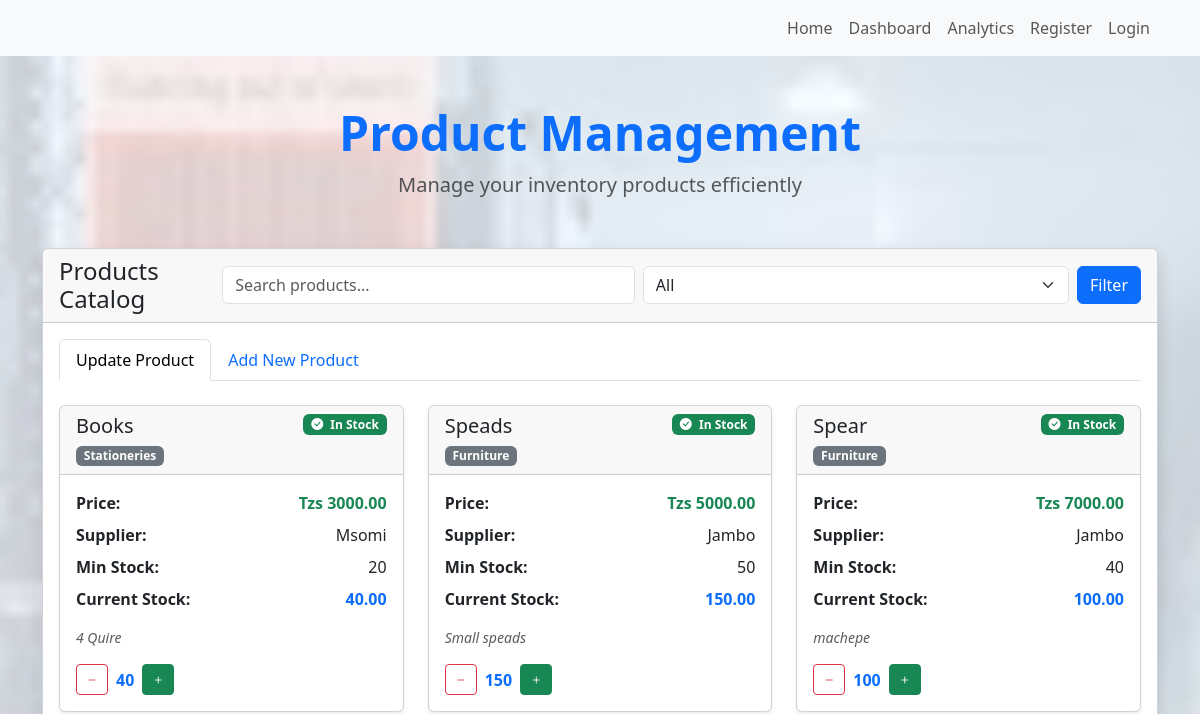
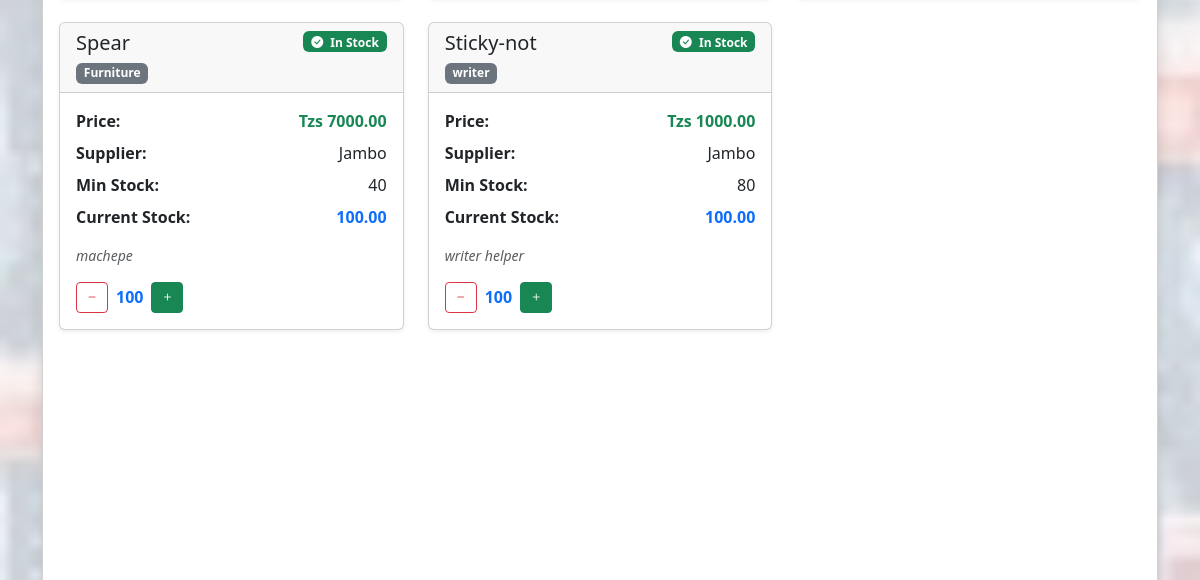
Before: /products/ (upper part) with the older database file (2 pictures, top to bottom).
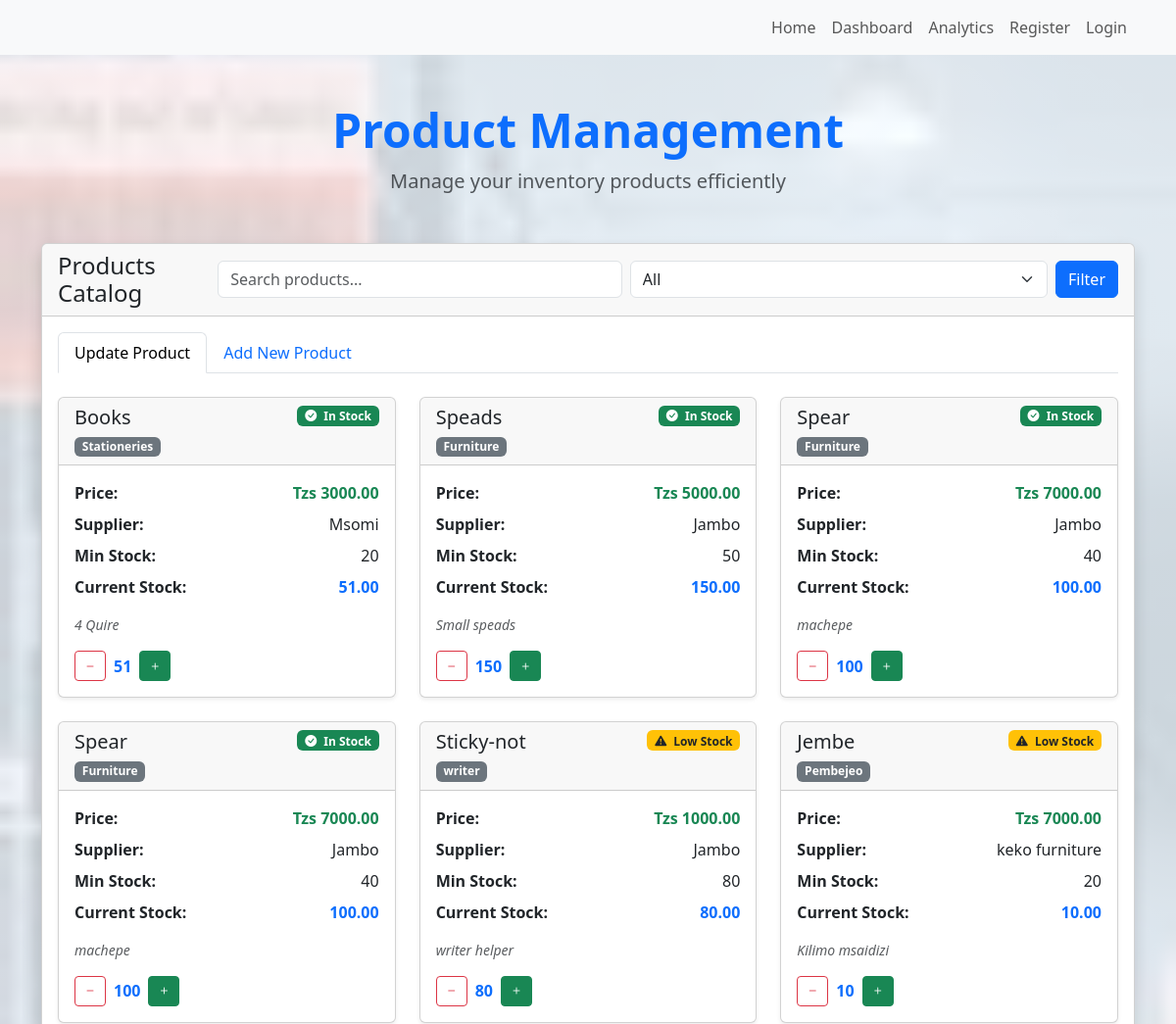
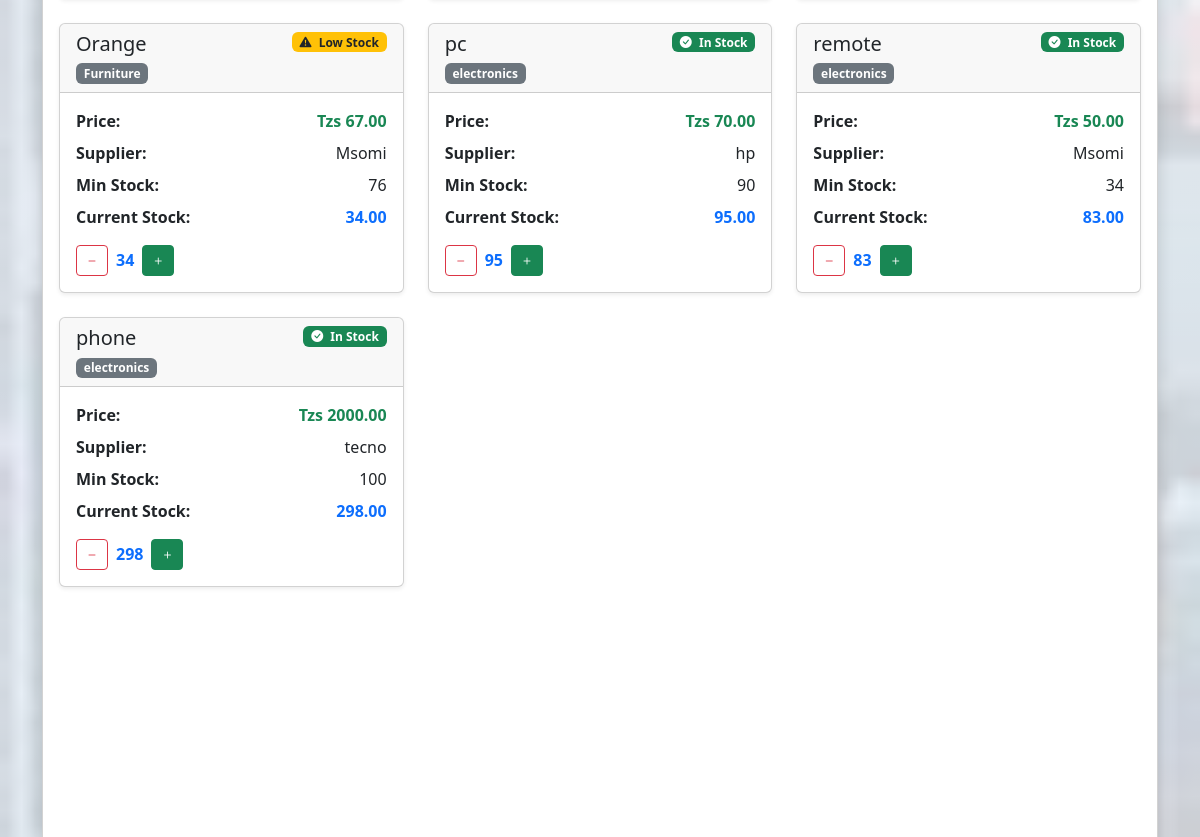
After: the same page with the newer database file (2 pictures, top to bottom).
### cag_inventory/models.py (models this page shows, shortened)
class Product(models.Model):
    name = models.CharField(max_length=100)
    category = models.CharField(max_length=100)
    currentStock = models.IntegerField()
    minStock = models.IntegerField()
    maxStock = models.IntegerField()
    price = models.DecimalField(max_digits=10, decimal_places=2)
    supplier = models.CharField(max_length=100)
    lastUpdated = models.DateTimeField(auto_now=True)
    description = models.TextField(blank=True)

### cag_inventory/views.py (the view)
# urls.py: path('products/', views.product_list, name='product_list'),
def product_list(request):
    products = Product.objects.all()
    categories = ["all"] + list(Product.objects.values_list('category', flat=True).distinct())
    selected_category = request.GET.get('category', 'all')
    search_term = request.GET.get('search', '')
    filtered_products = products.filter(
        name__icontains=search_term
    ) if selected_category == "all" else products.filter(
        name__icontains=search_term,
        category=selected_category
    )
    form = ProductForm()
    errors = {}
    common_categories = Product.objects.values_list('category', flat=True).distinct()
    context = {
        'products': products,
        'filtered_products': filtered_products,
        'form': form,
        'errors': errors,
        'categories': categories,
        'selected_category': selected_category,
        'search_term': search_term,
        'common_categories': common_categories,
    }
    return render(request, 'products.html', context)

### cag_inventory/forms.py
class ProductForm(forms.ModelForm):
    class Meta:
        model = Product
        fields = '__all__'

### templates/products.html (shortened to what this page needs)
{% extends 'base.html' %}
{% load static %}
{% block content %}
<div class="container py-5">
  <div class="text-center mb-5">
    <h1 class="display-5 fw-bold text-primary">Product Management</h1>
    <p class="lead text-muted">Manage your inventory products efficiently</p>
  </div>
  <div class="card shadow">
    <div class="card-header d-flex flex-column flex-md-row justify-content-between align-items-start align-items-md-center">
      <h4 class="mb-3 mb-md-0">Products Catalog</h4>
      <form method="get" class="d-flex flex-column flex-sm-row gap-2 w-100 w-md-auto">
        <input type="text" name="search" value="{{ search_term }}" class="form-control" placeholder="Search products...">
        <select name="category" class="form-select">
          {% for category in categories %}
            <option value="{{ category }}" {% if category == selected_category %}selected{% endif %}>
              {{ category|title }}
            </option>
          {% endfor %}
        </select>
        <button type="submit" class="btn btn-primary">Filter</button>
      </form>
    </div>
    <div class="card-body">
      <ul class="nav nav-tabs" id="productTabs" role="tablist">
        <li class="nav-item" role="presentation">
          <button class="nav-link active" id="update-tab" data-bs-toggle="tab" data-bs-target="#update" type="button" role="tab">Update Product</button>
        </li>
        <li class="nav-item" role="presentation">
          <button class="nav-link" id="add-tab" data-bs-toggle="tab" data-bs-target="#add" type="button" role="tab">Add New Product</button>
        </li>
      </ul>
      <div class="tab-content pt-4" id="productTabsContent">
        <div class="tab-pane fade show active" id="update" role="tabpanel">
          {% include 'product_list.html' %}
        </div>
        </div>
      </div>
{% endblock %}

### templates/product_list.html (shortened to what this page needs)
{% load static %}
<div class="row g-4">
  {% if filtered_products %}
    {% for product in filtered_products %}
      <div class="col-md-6 col-lg-4">
        <div class="card shadow-sm h-100">
          <div class="card-header d-flex justify-content-between align-items-start">
            <div>
              <h5 class="card-title mb-1">{{ product.name }}</h5>
              <span class="badge bg-secondary">{{ product.category }}</span>
            </div>
            {% if product.currentStock == 0 %}
              <span class="badge bg-danger"><i class="bi bi-exclamation-triangle-fill me-1"></i> Out of Stock</span>
            {% elif product.currentStock <= product.minStock %}
              <span class="badge bg-warning text-dark"><i class="bi bi-exclamation-triangle-fill me-1"></i> Low Stock</span>
            {% else %}
              <span class="badge bg-success"><i class="bi bi-check-circle-fill me-1"></i> In Stock</span>
            {% endif %}
          </div>
          <div class="card-body">
            <div class="mb-3">
              <div class="d-flex justify-content-between align-items-center mb-2">
                <span><strong>Price:</strong></span>
                <span class="text-success fw-bold">Tzs {{ product.price|floatformat:2 }}</span>
              </div>
              <div class="d-flex justify-content-between align-items-center mb-2">
                <span><strong>Supplier:</strong></span>
                <span>{{ product.supplier }}</span>
              </div>
              <div class="d-flex justify-content-between align-items-center mb-2">
                <span><strong>Min Stock:</strong></span>
                <span>{{ product.minStock }}</span>
              </div>
              <div class="d-flex justify-content-between align-items-center mb-2">
                <span><strong>Current Stock:</strong></span>
                <span class="text-primary fw-bold">{{ product.currentStock|floatformat:2 }}</span>
              </div>
            </div>
            {% if product.description %}
              <p class="text-muted small fst-italic mb-3">{{ product.description }}</p>
            {% endif %}
            <div class="d-flex gap-2 align-items-center">
              <form method="post" action="{% url 'update-stock' product.id %}" class="stock-update-form d-inline" data-product-id="{{ product.id }}" data-min-stock="{{ product.minStock }}">
                <button type="submit" class="btn btn-sm btn-outline-danger" {% if product.currentStock == 0 %}disabled{% endif %}>
                  <i class="bi bi-dash"></i>
                </button>
              </form>
              <span class="current-stock fw-bold text-primary" id="current-stock-{{ product.id }}">{{ product.currentStock }}</span>
              <form method="post" action="{% url 'update-stock' product.id %}" class="stock-update-form d-inline" data-product-id="{{ product.id }}" data-min-stock="{{ product.minStock }}">
                <button type="submit" class="btn btn-sm btn-success">
                  <i class="bi bi-plus"></i>
                </button>
              </form>
            </div>
          </div>
        </div>
      </div>
    {% endfor %}
  {% else %}
    <div class="text-center py-5">
      <i class="bi bi-box-seam display-4 text-muted"></i>
      <h5 class="mt-3">No products found</h5>
      <p class="text-muted">Try adjusting your search or filters, or add a new product.</p>
    </div>
  {% endif %}
</div>

Changed rows visible on the page:
changed Product "Books": currentStock "40.00" → "51.00"; currentStock "40" → "51"
changed Product "Sticky-not": currentStock "100.00" → "80.00"; currentStock "100" → "80"; currentStock "In Stock" → "Low Stock"
added Product: name "Jembe", category "Pembejeo", shows "Low Stock", price "7000.00", supplier "keko furniture", minStock "20", currentStock "10.00", description "Kilimo msaidizi", currentStock "10"
added Product: name "Orange", category "Furniture", shows "Low Stock", price "67.00", supplier "Msomi", minStock "76", currentStock "34.00", currentStock "34"
added Product: name "pc", category "electronics", shows "In Stock", price "70.00", supplier "hp", minStock "90", currentStock "95.00", currentStock "95"
added Product: name "remote", category "electronics", shows "In Stock", price "50.00", supplier "Msomi", minStock "34", currentStock "83.00", currentStock "83"
added Product: name "phone", category "electronics", shows "In Stock", price "2000.00", supplier "tecno", minStock "100", currentStock "298.00", currentStock "298"
